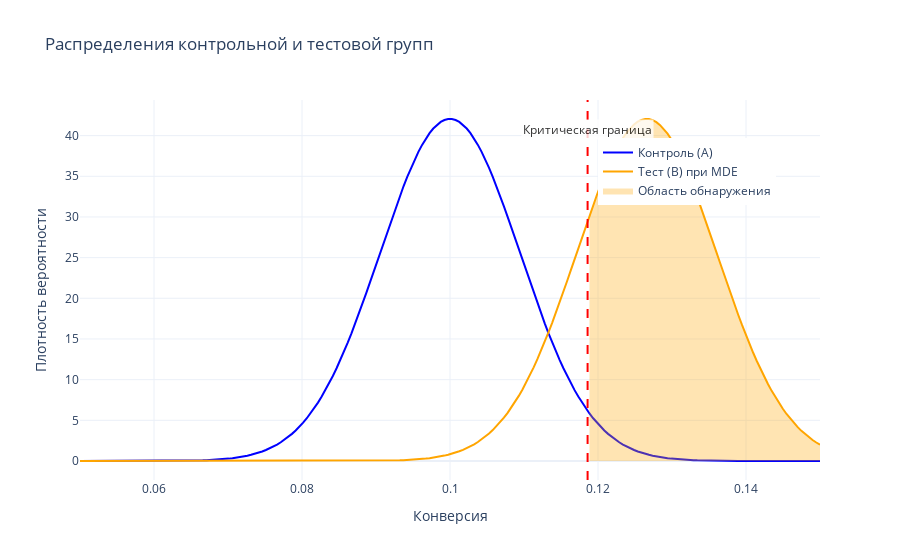

The cell this chart's notebook holds for it:
### Markdown cell above
### Почему небольшое уменьшение MDE требует почти в 2 раза больше данных?

- Чтобы обнаружить **MDE = 2.7%** → нужно **1001 пользователь** в группе  
- Чтобы обнаружить **MDE = 2.0%** → нужно **1766 пользователей** в группе

Уменьшение MDE всего на **0.7 п.п.** увеличивает объём выборки на **76%** — почти в 2 раза!

Потому что **размер выборки обратно пропорционален квадрату MDE**:

$$
n \propto \frac{1}{\text{MDE}^2}
$$
Это **не линейная**, а **квадратичная зависимость**.

####  Посчитаем:
$$
\left( \frac{0.0266}{0.0200} \right)^2 = (1.33)^2 = 1.77
$$

Значит, объём выборки должен вырасти в **1.77 раза**  
$ 1001 \times 1.77 \approx 1772 $ → очень близко к **1766**

Чем **меньше эффект**, тем **труднее его обнаружить**, и тем **быстрее растёт нужный объём данных**.

> Представь, что нужно найти иголку в стоге сена:
> - Если иголка **толстая** (MDE = 2.7%) — её легко заметить, достаточно маленького стога
> - Если иголка **тонкая** (MDE = 2.0%) — нужно перебрать **гораздо больше сена**, чтобы быть уверенным


## Почему это важно?

### 1. **Интуиция обманывает**
- Кажется: "2.7% и 2.0% — почти одинаково"
- На самом деле: разница в **чувствительности теста** огромна
- Переход с 2.7% на 2.0% — это переход от "обнаруживаю только крупные эффекты" к "могу видеть мелкие"

### 2. **Стоимость теста растёт нелинейно**
- При $ n = 1001 $: тест можно завершить за **1–2 недели**
- При $ n = 1766 $: нужно **на 76% больше трафика** → может потребоваться **в 2 раза больше времени**
- На низкотрафиковых сайтах — тест может стать **невозможным**

### 3. **Риск "теста впустую"**
Если не рассчитать MDE заранее:
- Ты думаешь: "Хочу увидеть +2%"
- А при текущем трафике MDE = 2.7%
- Даже если эффект реальный (например, +2.5%) — тест **не покажет значимости**
- Вывод: "нет эффекта", хотя он был

> ❗ Это одна из **самых частых ошибок** в A/B-тестировании.

### 4. **MDE — это компромисс**
- Хочешь **высокую чувствительность**? → жертвуй временем
- Хочешь **быстро получить результат**? → соглашайся на **меньшую точность**
- Нужно всегда **балансировать**


## Вывод

> ❗ **Даже небольшое уменьшение MDE (например, с 2.7% до 2.0%) требует почти в 2 раза больше данных**, потому что:
> - MDE стоит в **знаменателе в квадрате**
> - Зависимость — **нелинейная**
>
> Это **не ошибка, а закон статистики**
>
> И это **критически важно**, потому что:
> - без учёта MDE можно **потратить месяц на бесполезный тест**
> - правильно спланированный тест **даёт уверенность в результатах**


Перед запуском A/B-теста **всегда** важен вопрос:

> *"Какой минимальный эффект мне важен?"*  
> Это и будет **целевой MDE**  
> По нему рассчитывается **нужный объём выборки**

И только потом принимается решение **стоит ли запускать этот тест?**

### Code cell
## РАСПРЕДЕЛЕНИЕ КОНТРОЛЬНОЙ И ТЕСТОВОЙ ГРУПП

x = np.linspace(0.05, 0.15, 200)
y_control = stats.norm.pdf(x, p0, SEM)
y_test = stats.norm.pdf(x, p0 + MDE_manual, SEM)

critical_upper = p0 + Z_alpha * SEM

fig1 = go.Figure()

# Контрольная группа (A)
fig1.add_trace(go.Scatter(
    x=x, y=y_control,
    mode='lines',
    name='Контроль (A)',
    line=dict(color='blue')
))

# Тестовая группа при MDE
fig1.add_trace(go.Scatter(
    x=x, y=y_test,
    mode='lines',
    name='Тест (B) при MDE',
    line=dict(color='orange')
))

# Вертикальная линия — критическая граница
fig1.add_shape(
    type='line',
    x0=critical_upper, x1=critical_upper,
    y0=0, y1=1,
    xref='x',
    yref='paper',  # Правильно: 'paper', а не 'y domain'
    line=dict(color='red', dash='dash', width=2)
)

# Подпись к линии
fig1.add_annotation(
    x=critical_upper,
    y=0.95,
    xref='x',
    yref='paper',
    text="Критическая граница",
    showarrow=False,
    font=dict(size=12, color="black"),
    bgcolor="white",
    opacity=0.8
)

# Заштрихованная область — без видимой линии
x_fill = x[x >= critical_upper]
y_fill = stats.norm.pdf(x_fill, p0 + MDE_manual, SEM)
fig1.add_trace(go.Scatter(
    x=x_fill,
    y=y_fill,
    fill='tozeroy',
    fillcolor='rgba(255, 165, 0, 0.3)',
    line=dict(width=0), 
    name='Область обнаружения'
))

fig1.update_layout(
    title="Распределения контрольной и тестовой групп",
    xaxis_title="Конверсия",
    yaxis_title="Плотность вероятности",
    hovermode="x unified",
    template="plotly_white",
    legend=dict(x=0.7, y=0.9)
)

fig1.show()

### Figure 1 — Plotly figure (JSON) as saved in the notebook; plotly's stock layout.template omitted (floating-point values rounded to 4 significant figures; data arrays with more than 128 entries replaced by an {"elided": "..."} marker saying what was removed)
{"data": [{"line": {"color": "blue"}, "mode": "lines", "name": "Контроль (A)", "type": "scatter", "x": {"elided": "200 float values"}, "y": {"elided": "200 float values"}}, {"line": {"color": "orange"}, "mode": "lines", "name": "Тест (B) при MDE", "type": "scatter", "x": {"elided": "200 float values"}, "y": {"elided": "200 float values"}}, {"fill": "tozeroy", "fillcolor": "rgba(255, 165, 0, 0.3)", "line": {"width": 0}, "name": "Область обнаружения", "type": "scatter", "x": [0.1188, 0.1193, 0.1198, 0.1204, 0.1209, 0.1214, 0.1219, 0.1224, 0.1229, 0.1234, 0.1239, 0.1244, 0.1249, 0.1254, 0.1259, 0.1264, 0.1269, 0.1274, 0.1279, 0.1284, 0.1289, 0.1294, 0.1299, 0.1304, 0.1309, 0.1314, 0.1319, 0.1324, 0.1329, 0.1334, 0.1339, 0.1344, 0.1349, 0.1354, 0.1359, 0.1364, 0.1369, 0.1374, 0.1379, 0.1384, 0.1389, 0.1394, 0.1399, 0.1405, 0.141, 0.1415, 0.142, 0.1425, 0.143, 0.1435, 0.144, 0.1445, 0.145, 0.1455, 0.146, 0.1465, 0.147, 0.1475, 0.148, 0.1485, 0.149, 0.1495, 0.15], "y": [30.16, 31.45, 32.7, 33.9, 35.05, 36.14, 37.16, 38.1, 38.95, 39.71, 40.37, 40.93, 41.38, 41.72, 41.94, 42.04, 42.03, 41.9, 41.65, 41.29, 40.82, 40.24, 39.55, 38.77, 37.9, 36.94, 35.91, 34.81, 33.64, 32.43, 31.17, 29.88, 28.56, 27.22, 25.87, 24.52, 23.17, 21.84, 20.53, 19.24, 17.98, 16.76, 15.57, 14.43, 13.34, 12.29, 11.3, 10.35, 9.46, 8.621, 7.834, 7.099, 6.415, 5.781, 5.195, 4.655, 4.159, 3.706, 3.293, 2.918, 2.578, 2.272, 1.996]}], "layout": {"annotations": [{"bgcolor": "white", "font": {"color": "black", "size": 12}, "opacity": 0.8, "showarrow": false, "text": "Критическая граница", "x": 0.1186, "xref": "x", "y": 0.95, "yref": "paper"}], "hovermode": "x unified", "legend": {"x": 0.7, "y": 0.9}, "shapes": [{"line": {"color": "red", "dash": "dash", "width": 2}, "type": "line", "x0": 0.1186, "x1": 0.1186, "xref": "x", "y0": 0, "y1": 1, "yref": "paper"}], "title": {"text": "Распределения контрольной и тестовой групп"}, "xaxis": {"title": {"text": "Конверсия"}}, "yaxis": {"title": {"text": "Плотность вероятности"}}}}
